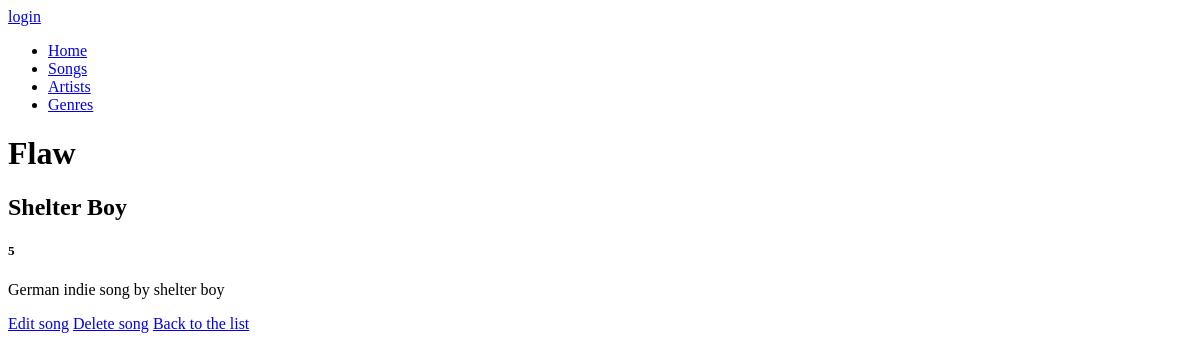
The app's page /songs/4/, older data.
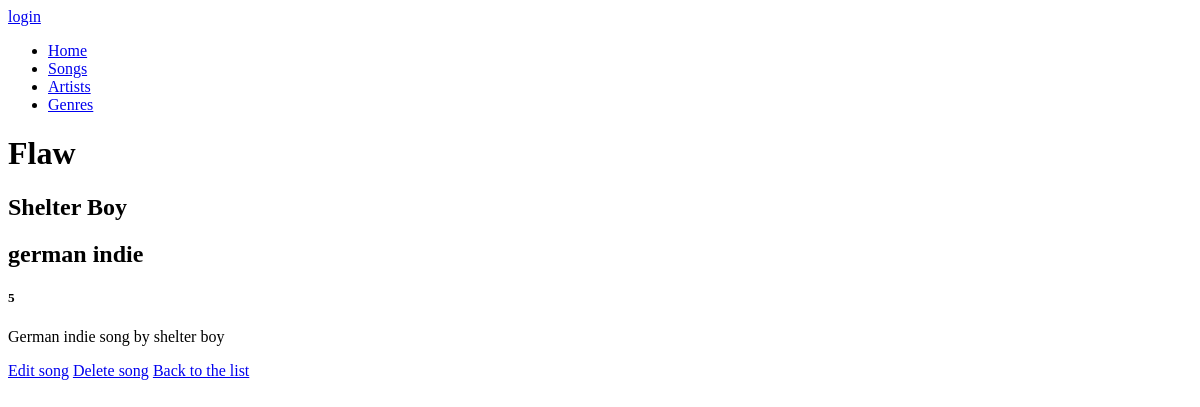
The same page, newer data.
### webspotify/models.py (models this page shows, shortened)
class Favourite_Song(models.Model):
	user = models.ForeignKey(User, max_length=50, default=1, on_delete=models.CASCADE)
	name = models.CharField(max_length=50, default="")
	artist_name = models.CharField(max_length=50, default="")
	genre = models.CharField(max_length=50, default="")
	rating = models.PositiveSmallIntegerField('Rating (stars)', blank=False, default=3, choices=RATING_CHOICES)
	description = models.TextField(max_length=200, default="")
	created = models.DateTimeField(auto_now_add=True)
	updated = models.DateTimeField(auto_now=True)

### webspotify/templates/webspotify/songs/song_detail.html (shortened to what this page needs)
{% extends 'base.html' %}
{% block content %}
<span vocab="https://schema.org/" typeof="MusicRecording">
<h1 property="name">
    {{ favourite_song.name }}
</h1>
<h2 property="byArtist">
    {{ favourite_song.artist_name }}
</h2>
<h2 property="genre">
    {{ favourite_song.genre }}
</h2>
<span rel="rating">
    <span typeof="Rating">
            <span property="ratingValue">
                <h5>
                    {{ favourite_song.rating }}
                </h5>
            </span>
    </span>
</span>
<p property="description">
    {{ favourite_song.description }}
</p>
<a href="{% url 'modify_song' favourite_song.id %}">Edit song</a>
<a href="{% url 'delete_song' favourite_song.id %}">Delete song</a>
<a href="{% url 'songs_list' %}">Back to the list</a>
</span>
{% endblock %}

Row changes from the older to the newer data that the page shows:
changed Favourite_Song "Flaw": genre (not shown) → "german indie"
